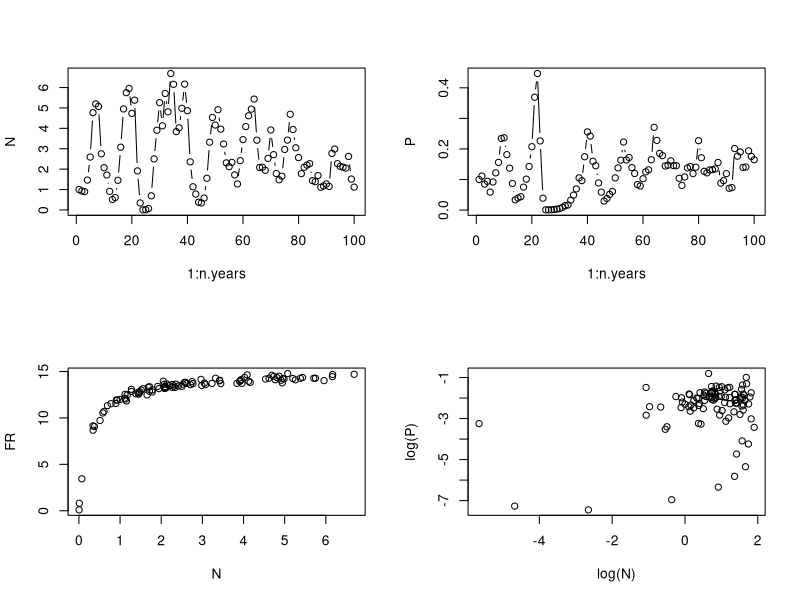
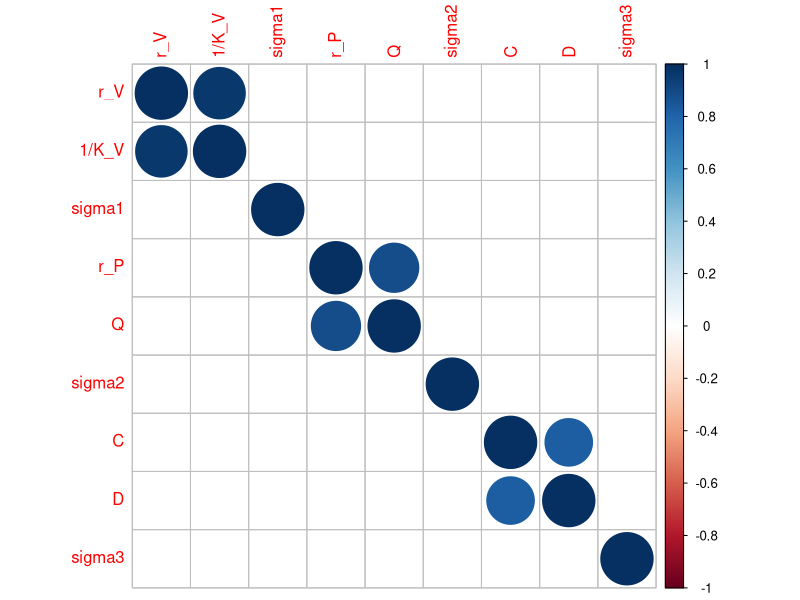
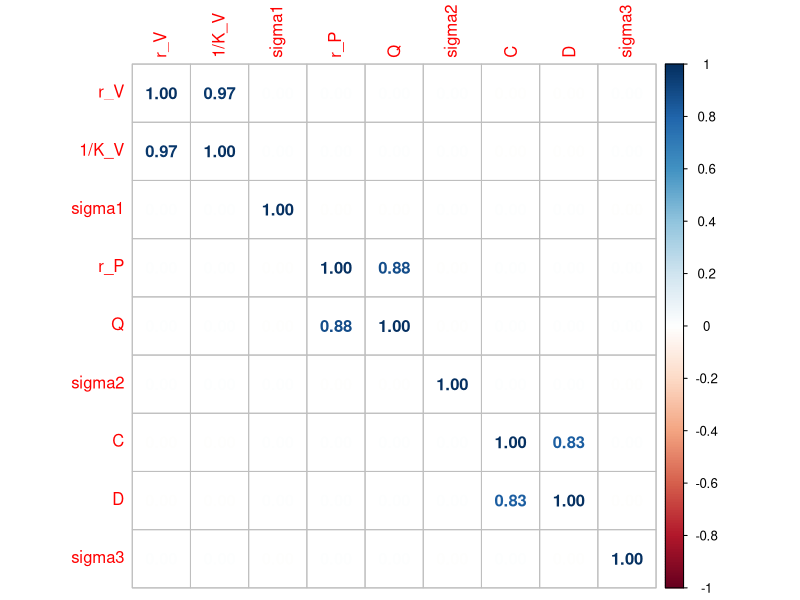

R code for these plots, in order:
#### 15/03/2018 -- FBarraquand and OGimenez
#### Computation of the Hessian for the discrete-time Leslie-May model
### FB 16/01/2019 -- edited so that functional response timing match math model (no delays)
### FB 26/01/2019 -- Noisy limit cycle parameter


### --- Questions ------------------------------------------------------------------#### 
### Better to do this numerically or symbolically? (e.g. later in MAPLE?) 
### If numerically, how far into parameter space, i.e. what precision for the grid? 
### --------------------------------------------------------------------------------####

rm(list=ls())
graphics.off()

##################### Helper function #####################################################
### By OG 
logprot <- function(v){
eps <- 2.2204e-016
u <- log(eps) * (1+vector(length=length(v)))
index <- (v>eps)
u[index] <- log(v[index])
u
}

##################### Simulation used #####################################################

### Model used (use stored simulated data later on, just tryouts for now)
n.years<-100  	# Long time series to look at structural identifiability
N1<-1			# Initial pop size
P1<-0.1
K<-1			# threshold dd 
beta<-1			# density-dependence exponent
rmax_V<-2			# Max AVERAGE growth rate (thus not a true max...)
rmax_P<-0.5
sigma2.proc<-0.05		# worked well with 0.005
# Process sigma on the log-scale, use the Peretti et al. value. 0.005


### FR and predator parameters
C<-15
D<-0.25
Q<-10

### Simulation of data
#set.seed(42) 
set.seed(41)
#set.seed(40)

y<-N<-P<-FR<-numeric(n.years)
N[1]<-N1
P[1]<-P1
FR[1]<-C*N[1]/(D+N[1])

rV<-rnorm(n.years-1,rmax_V,sqrt(sigma2.proc))
rP<-rnorm(n.years-1,rmax_P,sqrt(sigma2.proc))
FRnoise<-rnorm(n.years,0,sqrt(sigma2.proc))

for (t in 1:(n.years-1)){

  N[t+1]<-N[t]*(exp(rV[t])/(1+(N[t]/K)^beta))*exp(-FR[t]*P[t]/N[t])
  P[t+1]<-P[t]*exp(rP[t])/(1+P[t]*Q/N[t])
  FR[t+1]<-(C*N[t+1]/(D+N[t+1])) + FRnoise[t+1] #updated after so that timing matches
}
## Plotting time series of abundances and FR
par(mfrow=c(2,2))
plot(1:n.years,N,type="b")
plot(1:n.years,P,type="b")
plot(N,FR)
plot(log(N),log(P))

### Produce dataset to fit
data = cbind(log(N),log(P),FR) 

##################### Define likelihood and RSS for both models with and without noisy FRs ######################################

################# Define the likelihood ########################################
logLik=function(theta,y){
#### y is the data with n rows and 3 columns // log-abundance data + FR data

#### Parameters
# theta1 = r 
# theta2 = gamma
# theta3 = sigma1
# theta4 = s
# theta5 = q 
# theta6 = sigma2
# theta7 = C
# theta8 = D
# theta9 = sigma3

n=nrow(y)
ll = 0.0 ### Or p_1(a_1|x_1) p(x_1)
for (t in 2:n){
N_t = exp(y[t-1,1])
P_t = exp(y[t-1,2]) 
N_tplus1 = exp(y[t,1]) #useful for the functional response

######## Error that was previously there!! N_t/P_t instead P_t/N_t ###
### mu1 = y[t-1,1] + theta[1] - log(1+theta[2]*N_t) - y[t-1,3]*N_t/P_t
######################################################################
mu1 = y[t-1,1] + theta[1] - logprot(1+theta[2]*N_t) - y[t-1,3]*P_t/N_t #this is correct timing
mu2 = y[t-1,2] + theta[4] - logprot((1+theta[5]*P_t/N_t))
mu3 = (theta[7]*N_tplus1)/(theta[8] + N_tplus1) #easier to update all variables simultaneously, minimizes errors
#ll= ll + log(dnorm(y[t,1], mu1, theta[3])) +  log(dnorm(y[t,2], mu2, theta[6])) + log(dnorm(y[t,3], mean = mu3, sd = theta[9]))
# we have log(0) problem
d1=dnorm(y[t,1], mu1, theta[3],log=T) ## directly asking for the log avoids problems
d2=dnorm(y[t,2], mu2, theta[6],log=T)
d3=dnorm(y[t,3], mu3, theta[9],log=T)
ll=ll+d1+d2+d3
}
return(-ll)
}


############### Working directly with the sum of squares ######################
RSS=function(theta,y){
  #### y is the data with n rows and 3 columns // log-abundance data + FR data
  
  #### Parameters
  # theta1 = r 
  # theta2 = gamma
  # theta3 = s
  # theta4 = q 
  # theta5 = C
  # theta6 = D
  # not the same theta
  
  n=nrow(y)
  rss = 0.0 ### Or p_1(a_1|x_1) p(x_1)
  for (t in 2:n){
    N_t = exp(y[t-1,1])
    P_t = exp(y[t-1,2]) 
    N_tplus1 = exp(y[t,1]) #useful for the functional response
    ############## Correction of error ###########################################
    ## mu1 = y[t-1,1] + theta[1] - log(1+theta[2]*N_t) - y[t-1,3]*N_t/P_t # error
    mu1 = y[t-1,1] + theta[1] - logprot(1+theta[2]*N_t) - y[t-1,3]*P_t/N_t # corrected
    mu2 = y[t-1,2] + theta[3] - logprot((1+theta[4]*P_t/N_t))
    mu3 = (theta[5]*N_tplus1)/(theta[6] + N_tplus1)
    rss=rss+(y[t,1] - mu1)^2+(y[t,2]-mu2)^2+(y[t,3]-mu3)^2
  }
  return(rss)
}

############################### LL ##################################################

################# Define the likelihood ########################################

logLik_FRwoutNoise=function(theta,y){
#### y is the data with n rows and 3 columns // log-abundance data + FR data

#### Parameters
# theta1 = r 
# theta2 = gamma
# theta3 = sigma1
# theta4 = s
# theta5 = q 
# theta6 = sigma2
# theta7 = C
# theta8 = D
# theta9 = sigma3

n=nrow(y)
ll = 0.0 ### Or p_1(a_1|x_1) p(x_1)
for (t in 2:n){
N_t = exp(y[t-1,1])
P_t = exp(y[t-1,2]) 

######## Error that was previously there!! N_t/P_t instead P_t/N_t ###
### mu1 = y[t-1,1] + theta[1] - log(1+theta[2]*N_t) - y[t-1,3]*N_t/P_t
######################################################################
mu1 = y[t-1,1] + theta[1] - logprot(1+theta[2]*N_t) - (theta[7]*P_t)/(theta[8] + N_t)
mu2 = y[t-1,2] + theta[4] - logprot((1+theta[5]*P_t/N_t))
#ll= ll + log(dnorm(y[t,1], mu1, theta[3])) +  log(dnorm(y[t,2], mu2, theta[6])) + log(dnorm(y[t,3], mean = mu3, sd = theta[9]))
# we have log(0) problem
d1=dnorm(y[t,1], mu1, theta[3],log=T) ## directly asking for the log avoids problems
d2=dnorm(y[t,2], mu2, theta[6],log=T)
#d3=dnorm(y[t,3], mu3, theta[9],log=T)
ll=ll+d1+d2#+d3
}
return(-ll)
}


############### Working directly with the sum of squares ######################
RSS_FRwoutNoise=function(theta,y){
  #### y is the data with n rows and 3 columns // log-abundance data + FR data
  
  #### Parameters
  # theta1 = r 
  # theta2 = gamma
  # theta3 = s
  # theta4 = q 
  # theta5 = C
  # theta6 = D
  # not the same theta
  
  n=nrow(y)
  rss = 0.0 ### Or p_1(a_1|x_1) p(x_1)
  for (t in 2:n){
    N_t = exp(y[t-1,1])
    P_t = exp(y[t-1,2]) 
    ############## Correction of error ###########################################
    ## mu1 = y[t-1,1] + theta[1] - log(1+theta[2]*N_t) - y[t-1,3]*N_t/P_t # error
    mu1 = y[t-1,1] + theta[1] - logprot(1+theta[2]*N_t) -  (theta[5]*P_t)/(theta[6] + N_t) # corrected
    mu2 = y[t-1,2] + theta[3] - logprot((1+theta[4]*P_t/N_t))
    rss=rss+(y[t,1] - mu1)^2+(y[t,2]-mu2)^2#+(y[t,3]-mu3)^2
  }
  return(rss)
}

################################ Computation of MLE ##########################################################
################################ + computation of the Hessian at the MLE #####################################

theta_true  = c(rmax_V,1/K,sqrt(0.05),rmax_P,Q,sqrt(0.05),C,D,sqrt(0.05))
######### Estimation starting away from MLE ########
theta_init = theta_true + rnorm(9,0,sd=0.05)
p_opt<-optim(theta_init, logLik, y=data,method="BFGS",hessian=T)
p_opt$par
theta_true
# > p_opt$par
# [1]  2.1313419  1.1443158  0.2271195  0.5235423 10.6357922  0.2089502 14.9405595  0.2420958
# [9]  0.2370865
# > theta_true
# [1]  2.0000000  1.0000000  0.2236068  0.5000000 10.0000000  0.2236068 15.0000000  0.2500000
# [9]  0.2236068
### Ask optim for the Hessian
hessian=p_opt$hessian
print(hessian, dig = 9) ## or use scipen
options(scipen = 999)
print(hessian, dig = 9)
#revert back
options(scipen = 0)

eigen(hessian)$values
# [1] 7.506398e+04 4.535683e+03 3.838928e+03 3.522939e+03 2.630666e+03 2.270053e+03 4.275754e+02
# [8] 3.563297e+01 7.056784e-01
lambda1 = max(eigen(hessian)$values)
9*lambda1*10^(-9) #way below lowest eigenvalue

# should be reproduced for several simulations later on. 

# Looking at the correlations in the matrix 

Sigma =solve(hessian) #variance-covariance matrix
Rho = cov2cor(Sigma) #correlation matrix
library(corrplot)
par(mfrow=c(1,1))
rownames(Rho) = c("r_V","1/K_V","sigma1","r_P","Q","sigma2","C","D","sigma3")
colnames(Rho) = c("r_V","1/K_V","sigma1","r_P","Q","sigma2","C","D","sigma3")
corrplot(Rho, method="circle")
corrplot(Rho, method = "number")
# There are significant correlations between pairs of parameters (same as in the Bayesian analysis)

######## Estimation based on RSS - removed here ##################

###################################################################################################
################### Now for the model where the FR is specified without the noise #################
###################################################################################################
# there are only 8 elements here, no sigma3!!

theta_true  = c(rmax_V,1/K,sqrt(0.05),rmax_P,Q,sqrt(0.05),C,D)
######### Estimation starting away from MLE  ########

theta_init = theta_true + rnorm(8,0,sd=0.05) ## a little further away?
theta_init
theta_init = theta_true*(1+rnorm(8,0,sd=0.1)) ## not practical
### Crafting a new theta-init with reasonable a priori errors
theta_init = c(3,0.5,0.75,1,5,0.75,4,5)

p_opt1<-optim(theta_init, logLik_FRwoutNoise,method="BFGS", y=data,hessian=T)
p_opt1$par
theta_true
theta_init
# > p_opt1$par
# [1]  2.2987015  1.3816789  0.2559493  0.5235481 10.6359608  0.2089500 15.8176416  0.2845214
# > theta_true
# [1]  2.0000000  1.0000000  0.2236068  0.5000000 10.0000000  0.2236068 15.0000000  0.2500000
# > theta_init
# [1] 3.00 0.50 0.75 1.00 5.00 0.75 4.00 5.00
## Identifiable
eigen(p_opt1$hessian)$values ### BFGS
#[1] 4535.710835 3630.651609 3022.741472 2270.059004 1421.140392   11.782935    1.426111    0.705655

lambda1 = max(eigen(p_opt1$hessian)$values)
9*lambda1*10^(-9) ### 4.08214e-05 we are above this
diag(solve(p_opt1$hessian)) ## sigma errors on parameters

p_opt2<-optim(theta_init, logLik_FRwoutNoise, y=data,hessian=T)
p_opt2$par ## much less good 

######## Estimation from RSS ################
theta_true  = c(rmax_V,1/K,rmax_P,Q,C,D)
p_opt<-optim(theta_init,RSS_FRwoutNoise, y=data,hessian=T)
p_opt$par
theta_true
theta_init
# [1] 0.8849110 0.2910759 0.2355791 3.2863539 6.7382007 0.1841969 5.6905415 3.3917923
# > theta_true
# [1]  2.00  1.00  0.50 10.00 15.00  0.25
# > theta_init
# [1] 3.00 0.50 0.75 1.00 5.00 0.75 4.00 5.00
### not very good -- Nelder-Mead not ideal

p_opt<-optim(theta_init, RSS_FRwoutNoise, y=data,method="BFGS",hessian=T)
p_opt$par
theta_true
theta_init
# > p_opt$par
# [1]  2.1313369  1.1443085  0.5235461 10.6358787 14.9405592  0.2420970  4.0000000  5.0000000
# > theta_true
# [1]  2.00  1.00  0.50 10.00 15.00  0.25
# > theta_init
# [1] 3.00 0.50 0.75 1.00 5.00 0.75 4.00 5.00
eigen(p_opt$hessian)$values
#[1] 8.438632e+03 2.713975e+02 1.982219e+02 4.806777e+01 3.676160e+00 6.161923e-02 0.000000e+00
#[8] 0.000000e+00 -- might be a problem there. 
